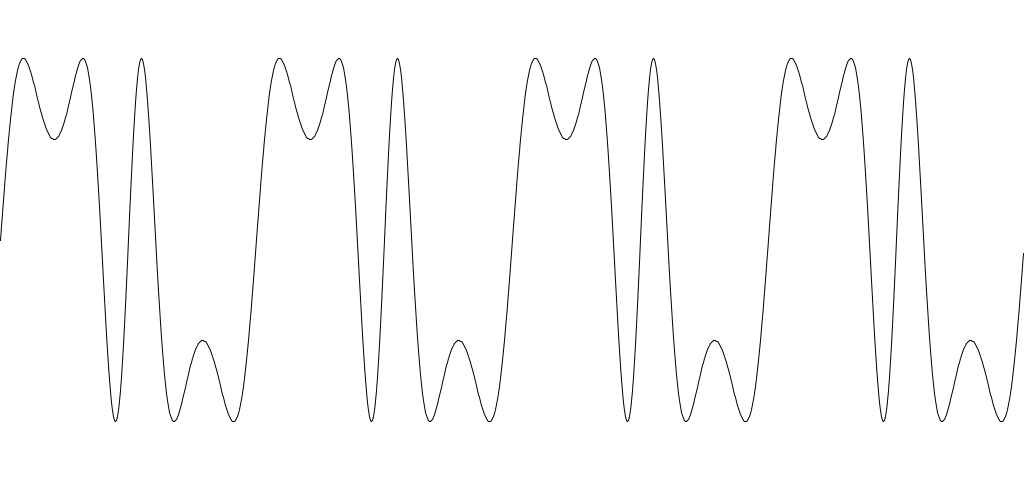
Frame 1 (no input)
Frame 60 (the mouse pressed at the canvas centre just before this capture): identical to frame 1, image omitted
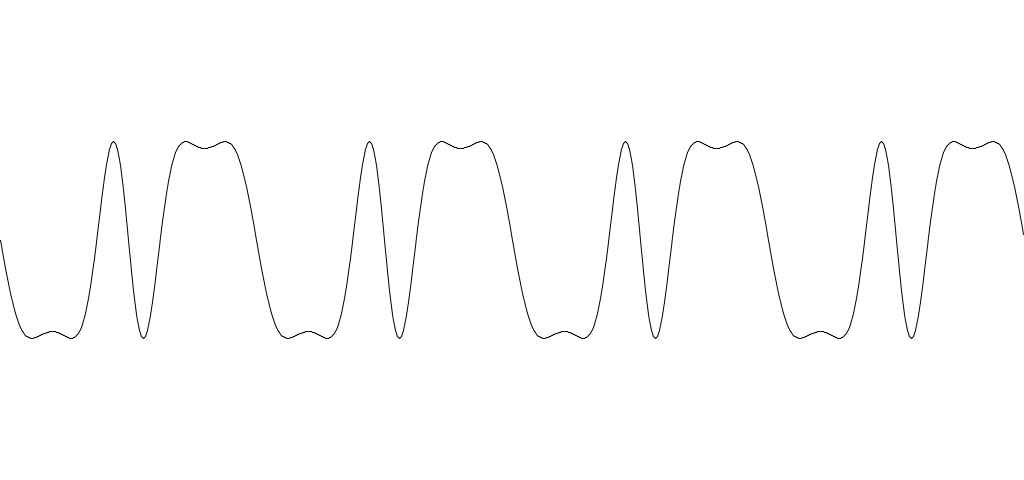
Frame 120 (the mouse held since frame 60 and released just before this capture)

The Processing sketch that drew these frames (run headless with seeded random() and noise(); from frame 60 on, the mouse is pressed at the canvas centre):

// Processing sketch: modulation
// ── modulation.pde
void setup() {
  size(1024, 480); 
}

void draw() {
  background(255);
  fill(0);
  float startX = 0;
  float startY = height/2;
  for(int x = 0; x < width; x++) {
    // cast to avoid integer division
    float theta = (float) x / width * TWO_PI * 4;
   
    
    // modulator (for phase/frequency)
    float km = map(sin(mouseX), 0, 1, -4, 4);
    float m = km * sin(theta);
    // modulator (amplitude)
    float ka = map(sin(mouseY), 0, 1, -4, 4); 
    float a = sin(ka);
    // add the phase modulator to theta
    // multiply the amplitude modulator to the result
    float y = a * sin(theta + m);
    float yp = y * height/2 + height/2;
    line(startX, startY, x, yp);
    //ellipse(x, yp, 3, 3);
    startX = x;
    startY = yp;
  }
}
